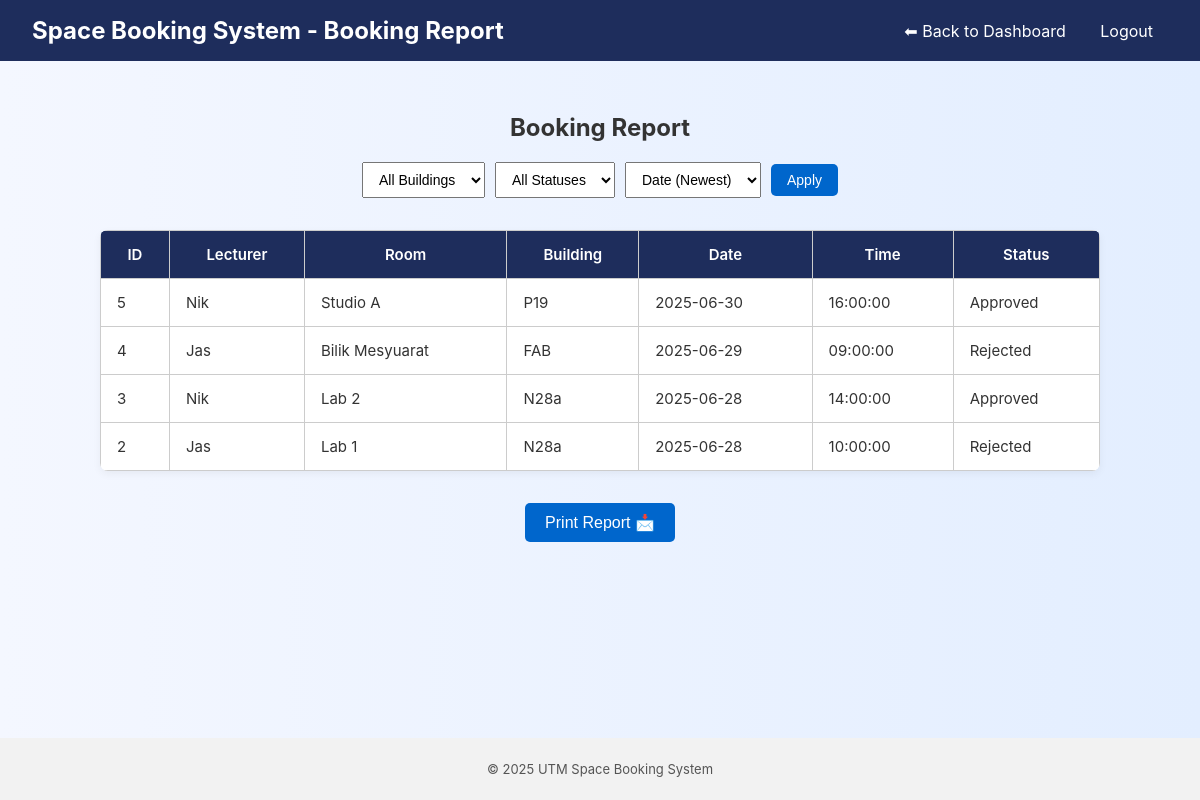
Page /view_report.php (signed in) on the committed database.
### tables this page shows
CREATE TABLE `bookings` (
  `id` int(11) NOT NULL,
  `user_id_number` varchar(50) DEFAULT NULL,
  `room` varchar(100) DEFAULT NULL,
  `date` date DEFAULT NULL,
  `time` time DEFAULT NULL,
  `status` enum('Pending','Approved','Rejected') DEFAULT 'Pending'
);

CREATE TABLE `users` (
  `id_number` varchar(50) NOT NULL,
  `username` varchar(100) NOT NULL,
  `password` varchar(255) NOT NULL,
  `role` enum('admin','lecturer','manager') NOT NULL
);

CREATE TABLE `spaces` (
  `id` int(11) NOT NULL,
  `building` varchar(100) NOT NULL,
  `room_name` varchar(100) NOT NULL
);

### view_report.php (the view, shortened to what this page needs)
<?php
include "db.php";
$filterBuilding = isset($_GET['filter_building']) ? $_GET['filter_building'] : '';
$filterStatus = isset($_GET['filter_status']) ? $_GET['filter_status'] : '';
$sort = isset($_GET['sort']) ? $_GET['sort'] : 'date_desc';
$whereParts = [];
$whereSQL = count($whereParts) > 0 ? 'WHERE ' . implode(' AND ', $whereParts) : '';
$allowedSorts = [
    'date_asc' => 'b.date ASC, b.time ASC',
    'date_desc' => 'b.date DESC, b.time DESC',
    'status_asc' => 'b.status ASC',
    'status_desc' => 'b.status DESC'
];
$orderBy = isset($allowedSorts[$sort]) ? $allowedSorts[$sort] : $allowedSorts['date_desc'];
$query = "
    SELECT b.id, u.username, b.room, b.date, b.time, b.status, s.building
    FROM bookings b
    JOIN users u ON b.user_id_number = u.id_number
    JOIN spaces s ON b.room = s.room_name
    $whereSQL
    ORDER BY $orderBy
";
$result = mysqli_query($conn, $query);
?>
<!DOCTYPE html>
<html lang="en">
<head>
    <link rel="stylesheet" href="style.css" />
</head>
<body>
<header>
    <h1>Space Booking System - Booking Report</h1>
    <nav>
        <?php if ($_SESSION['role'] === 'admin'): ?>
            <a href="admin_dashboard.php">⬅ Back to Dashboard</a>
        <?php elseif ($_SESSION['role'] === 'manager'): ?>
            <a href="manager_dashboard.php">⬅ Back to Dashboard</a>
        <?php endif; ?>
        <a href="logout.php">Logout</a>
    </nav>
</header>
<main>
    <h2>Booking Report</h2>
    <div class="search-bar">
        <form method="get" class="search-form">
            <select name="filter_building">
                <option value="" <?= $filterBuilding === '' ? 'selected' : '' ?>>All Buildings</option>
            </select>
            <select name="filter_status">
                <option value="" <?= $filterStatus === '' ? 'selected' : '' ?>>All Statuses</option>
            </select>
            <select name="sort">
                <option value="date_desc" <?= $sort === 'date_desc' ? 'selected' : '' ?>>Date (Newest)</option>
            </select>
            <button type="submit" class="btn">Apply</button>
        </form>
    </div>
    <table class="admin-table-booking">
        <thead>
            <tr>
                <th>ID</th>
                <th>Lecturer</th>
                <th>Room</th>
                <th>Building</th>
                <th>Date</th>
                <th>Time</th>
                <th>Status</th>
            </tr>
        </thead>
        <tbody>
            <?php if (mysqli_num_rows($result) > 0): ?>
                <?php while ($row = mysqli_fetch_assoc($result)): ?>
                    <tr>
                        <td><?= $row['id'] ?></td>
                        <td><?= htmlspecialchars($row['username']) ?></td>
                        <td><?= htmlspecialchars($row['room']) ?></td>
                        <td><?= htmlspecialchars($row['building']) ?></td>
                        <td><?= htmlspecialchars($row['date']) ?></td>
                        <td><?= htmlspecialchars($row['time']) ?></td>
                        <td><?= htmlspecialchars($row['status']) ?></td>
                    </tr>
                <?php endwhile; ?>
            <?php else: ?>
                <tr><td colspan="7" style="text-align:center;">No bookings found.</td></tr>
            <?php endif; ?>
        </tbody>
    </table>
    <button class="print-btn" onclick="window.print()">Print Report 📩</button>
</main>
<?php include "footer.php"; ?>
</body>
</html>

### style.css (style rules this page uses)
html { height: 100%; }
body { font-family: 'Inter', sans-serif; margin: 0; padding: 0; background: linear-gradient(to right, #f4f7ff, #e3eeff); color: #333; min-height: 100vh; display: flex; flex-direction: column; }
header { background: #1e2d5c; color: #fff; padding: 1rem 2rem; display: flex; justify-content: space-between; align-items: center; }
header h1 { margin: 0; font-size: 1.5rem; }
.btn { display: inline-block; padding: 12px 25px; font-size: 16px; border-radius: 8px; text-decoration: none; cursor: pointer; transition: background 0.3s ease, transform 0.2s ease; }
nav a { color: #fff; margin: 0 15px; text-decoration: none; }
main { padding: 2rem; text-align: center; flex:1; }
.btn, button { display: inline-block; padding: 10px 20px; background: #0066cc; color: #fff; border: none; text-decoration: none; border-radius: 5px; font-size: 16px; cursor: pointer; transition: background 0.3s ease; }
table { width: 100%; max-width: 1000px; margin: 1em auto; border-collapse: collapse; background: white; box-shadow: 0 2px 8px rgba(0, 0, 0, 0.05); overflow: hidden; }
thead { background-color: #1e2d5c; color: white; }
thead tr th { text-align: center; }
th, td { padding: 14px 16px; border: 1px solid #ccc; font-size: 15px; }
th { background-color: #f0f0f0; text-align: center; font-weight: 600; }
td { text-align: left; }
.search-bar { margin: 20px auto; width: fit-content; }
.search-form { display: flex; flex-wrap: wrap; gap: 10px; align-items: center; }
.search-form input[type="text"], .search-form select { width: auto; padding: 8px 12px; margin: 0; font-size: 14px; }
.search-form .btn, .search-form button { padding: 8px 16px; font-size: 14px; }
.admin-table-booking { table-layout: auto; margin: 2rem auto; border-collapse: collapse; background-color: #fff; box-shadow: 0 3px 8px rgba(0, 0, 0, 0.05); border-radius: 8px; }
.admin-table-booking th { background-color: #1e2d5c; color: white; font-weight: 600; position: sticky; top: 0; z-index: 1; }
.admin-table-booking td:nth-child(2) { white-space: normal; overflow: visible; word-break: break-word; }

### rows in the picture
bookings: id "5", user_id_number.username "Nik", room "Studio A", spaces.building "P19", date "2025-06-30", time "16:00:00", status "Approved"
bookings: id "4", user_id_number.username "Jas", room "Bilik Mesyuarat", spaces.building "FAB", date "2025-06-29", time "09:00:00", status "Rejected"
bookings: id "3", user_id_number.username "Nik", room "Lab 2", spaces.building "N28a", date "2025-06-28", time "14:00:00", status "Approved"
bookings: id "2", user_id_number.username "Jas", room "Lab 1", spaces.building "N28a", date "2025-06-28", time "10:00:00", status "Rejected"
